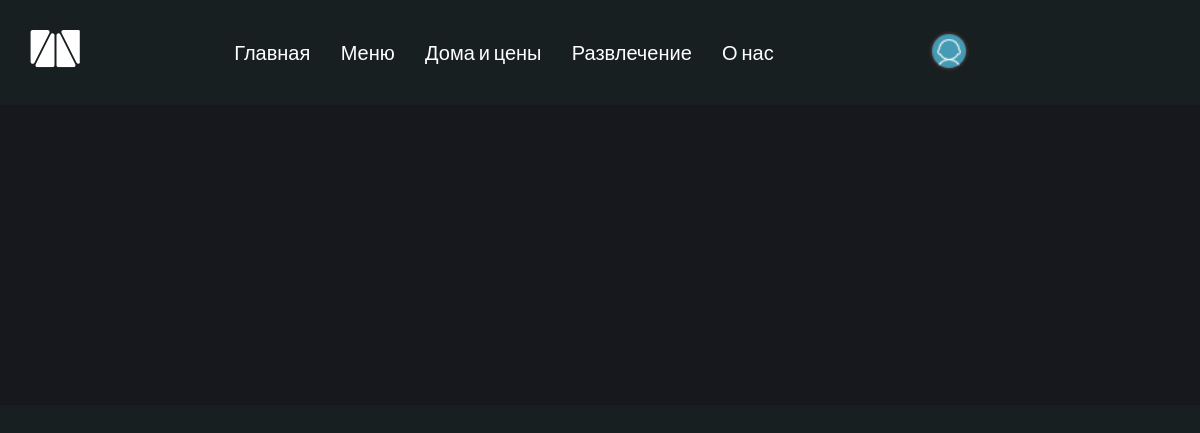
The app's page /entertainment/, older data.
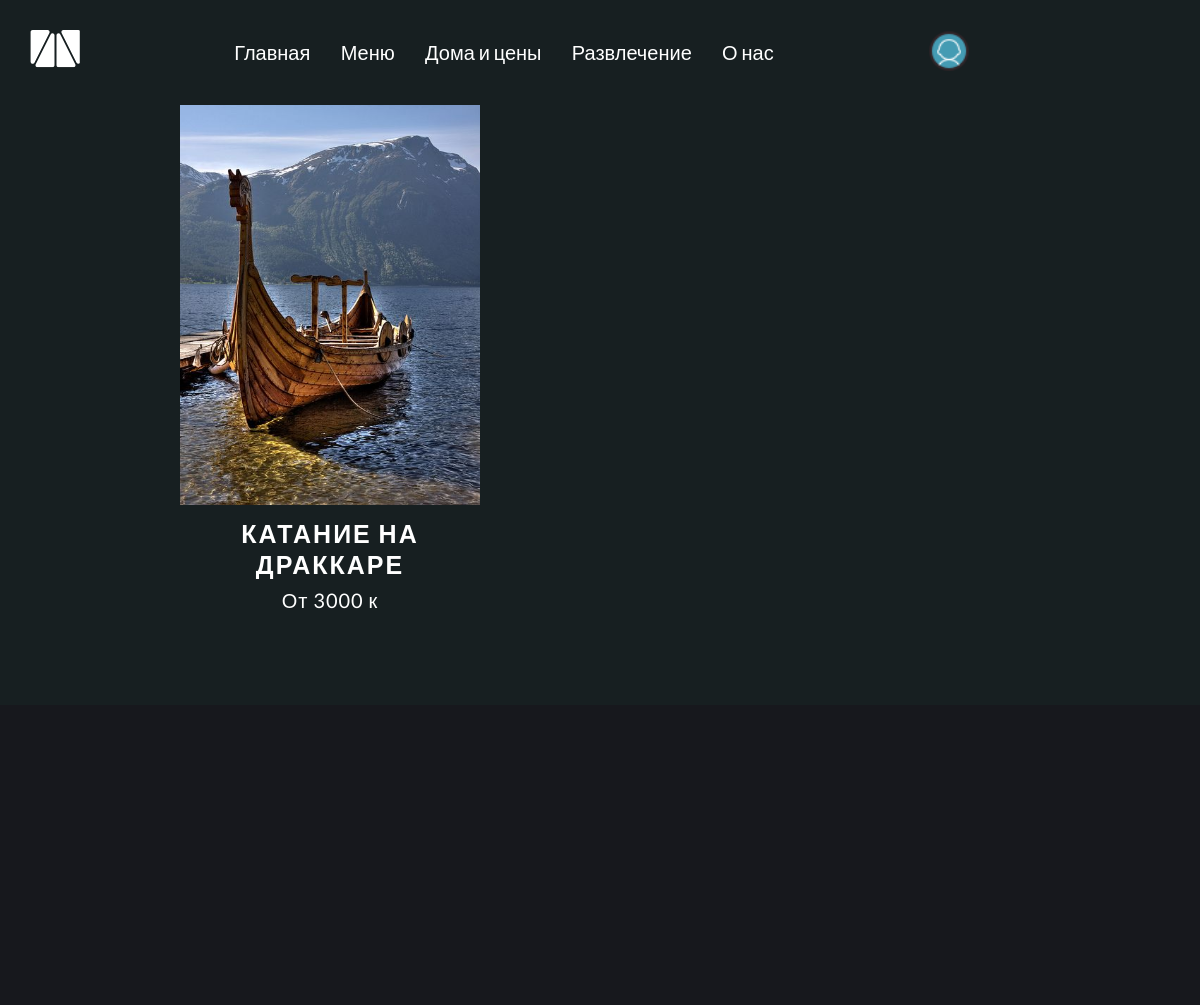
The same page, newer data.
### mainapp/models.py (models this page shows, shortened)
class Entertainment(models.Model):
    title = models.CharField(max_length=50)
    description = models.TextField(blank=False, null=False)
    feature_image = models.ImageField(upload_to='entertainment/%Y/%m/%d', default='default-services.jpg')
    total = models.IntegerField(default=0, blank=True, null=True)
    price = models.IntegerField(default=10000, blank=False, null=False)
    create = models.DateTimeField(auto_now_add=True)

### mainapp/views.py (the view)
# urls.py: path('entertainment/', views.entertainment, name='entertainment'),
def entertainment(request):
    entertainment_card = Entertainment.objects.all()
    context = {'entertainment_card': entertainment_card}
    return render(request, 'mainapp/entertainment-pages.html', context)

### mainapp/templates/mainapp/entertainment-pages.html (shortened to what this page needs)
{% extends 'mainapp/base.html' %}
{% block content %}
<main>
    {% include 'includes/entertainment.html' %}
</main>
{% endblock %}

### mainapp/templates/includes/entertainment.html
<section>
  <div class="wrapper--section-services">
    {% for entertainment in entertainment_card %}
    <div class="services_card">
      <img src="{{ entertainment.feature_image.url }}" alt="турбаза" />
      <div class="card_title">
        <h3>{{ entertainment.title }}</h3>
        <p>От {{ entertainment.price }} к</p>
      </div>
    </div>
    {% endfor %}
  </div>
</section>

Row changes from the older to the newer data that the page shows:
added Entertainment: feature_image (picture), title "КАТАНИЕ НА ДРАККАРЕ", price "3000"
